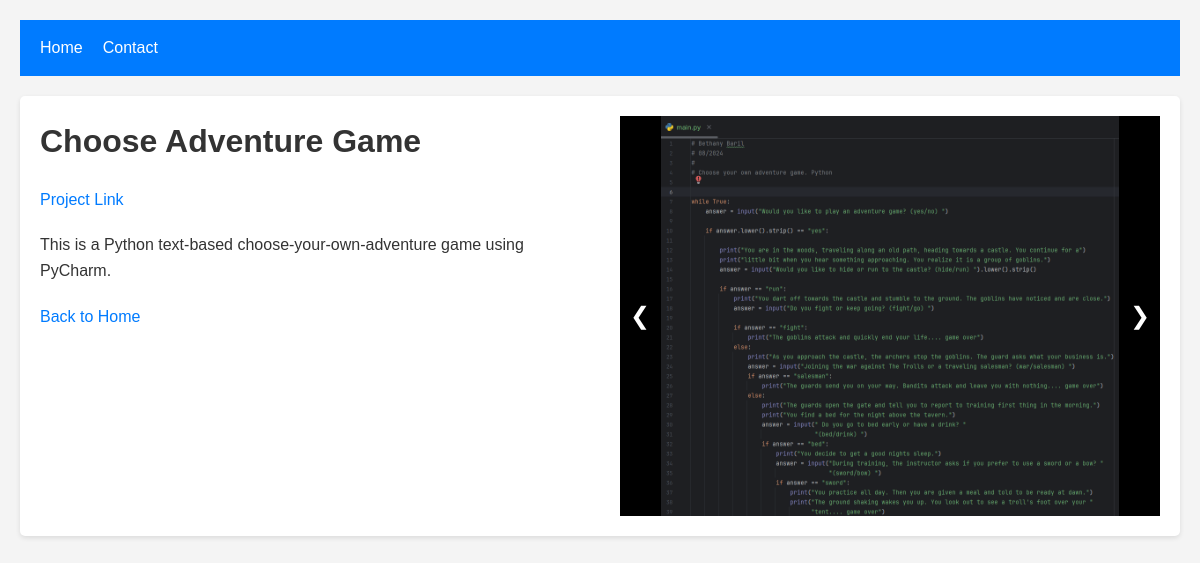
/project/1/, run on the app's committed database.
### main/models.py (models this page shows, shortened)
class Project(models.Model):
    title = models.CharField(max_length=200)
    description = models.TextField()
    tags = models.ManyToManyField(Tag, related_name="projects")
    link = models.URLField(max_length=200, blank=True)

class ProjectImage(models.Model):
    project = models.ForeignKey(
        Project, related_name="images", on_delete=models.CASCADE
    )
    image = models.ImageField(upload_to="project_images/")

### main/views.py (the view)
# urls.py: path("project/<int:id>/", views.project, name="project"),
def project(request, id):
    project = get_object_or_404(Project, pk=id)
    return render(request, "project.html", {"project": project})

### main/templates/project.html (shortened to what this page needs)
{% extends 'base.html' %}
{% load static %}
{% block extrahead %}
    <link rel="stylesheet" href="{% static 'css/project.css' %}" />
{% endblock extrahead %}
{% block content %}
    <div class="project-card">
        <div class="project-info">
            <h1>{{ project.title }}</h1>
            <p>
                <a href="{{ project.link }}">Project Link</a>
            </p>
            <p>{{ project.description }}</p>
            <a href="{% url 'home' %}">Back to Home</a>
        </div>
        <div class="carousel">
            <div class="carousel-images">
                {% for image in project.images.all %}
                    <div class="carousel-item">
                        <img src="{{ image.image.url }}" alt="Project image" />
                    </div>
                {% endfor %}
            </div>
            <a class="carousel-control prev" onclick="moveSlide(-1)">&#10094;</a>
            <a class="carousel-control next" onclick="moveSlide(1)">&#10095;</a>
        </div>
    </div>
{% endblock content%}

### main/static/css/base.css (style rules this page uses)
* { box-sizing: border-box; margin: 0; padding: 0; font-family: "Arial", sans-serif; }
body { font-family: "Segoe UI", Tahoma, Geneva, Verdana, sans-serif; line-height: 1.6; color: #333; background-color: #f4f4f4; padding: 20px; }
a { color: #007bff; text-decoration: none; }

### main/static/css/project.css (style rules this page uses)
.project-card { display: flex; align-items: flex-start; justify-content: space-between; background-color: white; box-shadow: 0 2px 5px rgba(0, 0, 0, 0.1); border-radius: 5px; overflow: hidden; max-width: 1200px; margin: auto; padding: 20px; }
.project-info { flex: 1; padding-right: 20px; }
h1, p { margin-bottom: 20px; }
.carousel { flex: 1; display: flex; flex-direction: column; position: relative; max-width: 50%; margin-left: 20px; }
.carousel-images { display: flex; flex: 1; overflow: hidden; position: relative; }
.carousel-control { position: absolute; top: 50%; transform: translateY(-50%); color: white; font-size: 24px; background-color: rgba(0, 0, 0, 0.5); padding: 10px; cursor: pointer; user-select: none; z-index: 10; }
.carousel-control.prev { left: 0; border-radius: 3px 0 0 3px; }
.carousel-control.next { right: 0; border-radius: 0 3px 3px 0; }
.carousel-item { display: flex; justify-content: center; align-items: center; background-color: black; width: 100%; height: 400px; }
.carousel-item img { max-height: 100%; max-width: 100%; object-fit: contain; }

### data on the page
Project: title "Choose Adventure Game", description "This is a Python text-based choose-your-own-adventure game using PyCharm."
ProjectImage: image (picture)
